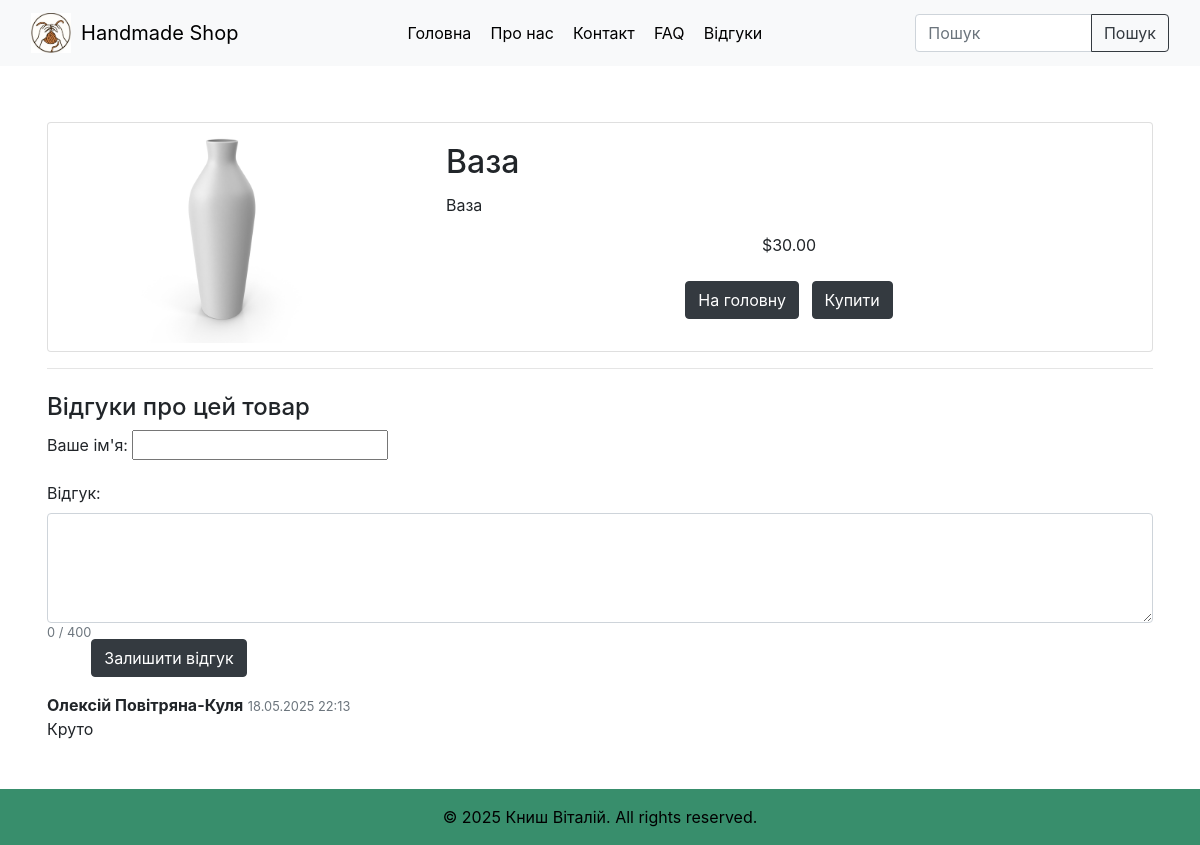
The page /products/1/ on the database its author committed.
### app1/models.py (models this page shows, shortened)
class Product(models.Model):
    name = models.CharField(max_length=100)
    description = models.TextField()
    price = models.DecimalField(max_digits=10, decimal_places=2, default=0.00)  # Default price is 0.00
    stock = models.PositiveIntegerField(default=0)  # Default stock is 0
    is_available = models.BooleanField(default=True)  # Default availability is True
    category = models.ForeignKey(Category, on_delete=models.CASCADE, related_name='products')
    sku = models.CharField(max_length=50, unique=True, default='SKU0000')  # Default SKU
    created_at = models.DateTimeField(auto_now_add=True)  # Automatically set when created
    updated_at = models.DateTimeField(auto_now=True)  # Automatically updated on save
    image = models.ImageField(upload_to='product_images/', null=True, blank=True)

class Review(models.Model):
    product = models.ForeignKey('Product', on_delete=models.CASCADE, related_name='reviews', null=True, blank=True)
    name = models.CharField(max_length=50)
    text = models.TextField()
    created_at = models.DateTimeField(auto_now_add=True)

### app1/views.py (the view)
# urls.py: path('products/<int:pk>/', views.product, name='product'),  # <-- FIXED LINE
def product(request, pk):
    product = Product.objects.get(pk=pk)
    product_reviews = product.reviews.order_by('-created_at')
    if request.method == 'POST':
        form = ReviewForm(request.POST)
        if form.is_valid():
            review = form.save(commit=False)
            review.product = product
            review.save()
            return redirect('product', pk=product.pk)
    else:
        form = ReviewForm()
    return render(request, 'product.html', {
        'product': product,
        'reviews': product_reviews,
        'form': form,
    })

### app1/forms.py
class ReviewForm(forms.ModelForm):
    class Meta:
        model = Review
        fields = ['name', 'text']
        labels = {
            'name': "Ваше ім'я",
            'text': "Відгук",
        }

### app1/templates/product.html (shortened to what this page needs)
{% extends 'base.html' %}
{% block content %}
<div class="container">
<br/>
<div class="card mb-3">
  <div class="row g-0">
    <div class="col-md-4 d-flex align-items-center justify-content-center">
      {% if product.image %}
        <img src="{{ product.image.url }}" alt="{{ product.name }}" class="img-fluid mb-2" style="max-height:220px;">
      {% endif %}
    </div>
    <div class="col-md-8">
      <div class="card-body">
        <h2 class="card-title">{{ product.name }}</h2>
        <p class="card-text justified">{{ product.description }}</p>
        <center>
        {% if product.is_sale %}
        <div class="d-flex justify-content-center small text-warning mb-2">
            <div class="bi-star-fill">  </div>
            &nbsp;&nbsp;Sale!&nbsp;&nbsp;
            <div class="bi-star-fill"></div>
        </div>
        <strike>
            ${{ product.price }}
        </strike>
        &nbsp;
        ${{ product.sale_price }}
        {% else %}
            ${{ product.price }}
        {% endif %}
        <br/><br/>
        <a href="{% url 'home' %}" class="btn btn-dark">На головну</a>
        <a href="{% url 'order_product' product.id %}" class="btn btn-dark ml-2">Купити</a>
        </center>
      </div>
    </div>
  </div>
</div>
<hr>
<div class="mt-4">
    <h4>Відгуки про цей товар</h4>
    <form method="post" class="mb-3">
        <div class="form-group">
            {{ form.name.label_tag }} {{ form.name }}
        </div>
        <div class="form-group">
            {{ form.text.label_tag }}
            <textarea
                name="text"
                id="id_text"
                class="form-control"
                rows="4"
                maxlength="400"
                style="resize:vertical; max-height:200px;"
                required
            >{{ form.text.value|default_if_none:'' }}</textarea>
            <small class="text-muted" id="char-count" style="float:left;">0 / 400</small>
        </div>
        <button type="submit" class="btn btn-dark">Залишити відгук</button>
    </form>
    <ul class="list-unstyled">
        {% for review in reviews %}
            <li class="mb-2">
                <strong>{{ review.name }}</strong>
                <span class="text-muted" style="font-size:80%;">{{ review.created_at|date:"d.m.Y H:i" }}</span><br>
                {{ review.text|linebreaks }}
            </li>
        {% empty %}
            <li>Ще немає відгуків для цього товару.</li>
        {% endfor %}
    </ul>
</div>
</div>
{% endblock %}

### app1/static/base_style.css (style rules this page uses)
html, body { height: 100%; margin: 0; padding: 0; }
body { font-size: 1em; color: #000; background: #86d9b8; min-height: 100vh; display: flex; flex-direction: column; }
body, .navbar, .navbar-nav, .nav-link, .navbar-brand, main, h1, h2, h3, h4, h5, h6, p, li, a { text-shadow: none !important; }
.btn, button, input[type="submit"], input[type="button"] { transition: background 0.2s, color 0.2s; }

### rows shown on the page
Product: image (picture), name "Ваза", description "Ваза", price "30.00"
Review: name "Олексій Повітряна-Куля", created_at "18.05.2025 22:13", text "Круто"
